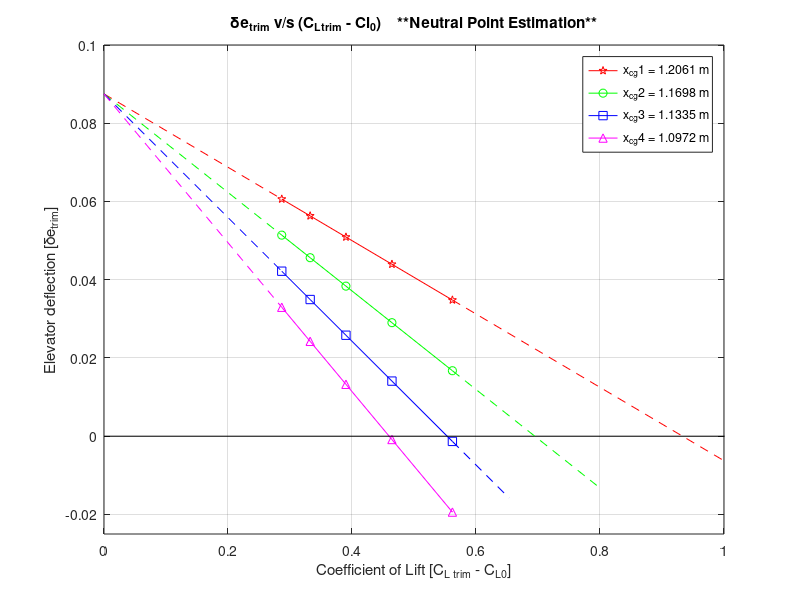
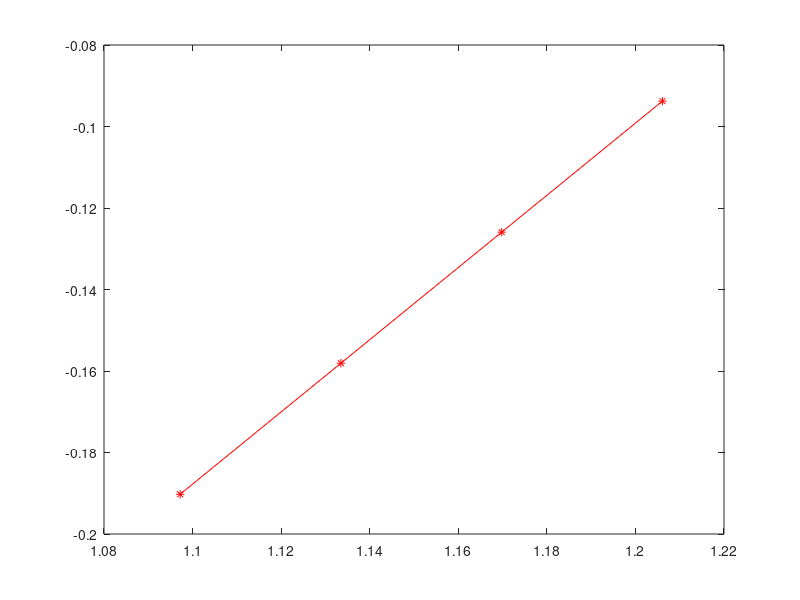

MATLAB code for these plots, in order: (Note: this script raises an error after producing the figures.)
clear all
close all
clc

%% Given Data
x_cg1 = 1.2061;
x_cg2 = 1.1698;
x_cg3 = 1.1335;
x_cg4 = 1.0972;

x1 = [0.561920037, 0.464396725, 0.390222248, 0.332497063, 0.286693896]; 
y1 = [0.034810312, 0.043954803, 0.050909939, 0.05632267, 0.060617506];

x2 = [0.561920037, 0.464396725, 0.390222248, 0.332497063, 0.286693896]; 
y2 = [0.016740062, 0.029020713, 0.038361154, 0.045630214, 0.051397991]; 

x3 = [0.561920037, 0.464396725, 0.390222248, 0.332497063, 0.286693896]; 
y3 = [-0.001330187, 0.014086622, 0.02581237, 0.034937759, 0.042178476]; 

x4 = [0.561920037, 0.464396725, 0.390222248, 0.332497063, 0.286693896]; 
y4 = [-0.019400436, -0.000847468, 0.013263586, 0.024245304, 0.032958961]; 

x = [x1; x2; x3; x4];
y = [y1; y2; y3; y4];

% figure(1)
figure('Name','Neutral Point Estimation');
plot(x(1,1:5),y(1,1:5), 'pentagram-r')
hold on
plot(x(2,1:5),y(2,1:5), 'o-g')
hold on
plot(x(3,1:5),y(3,1:5), 'square-b')
hold on
plot(x(4,1:5),y(4,1:5), '^-m')
hold on

xlim([0, 1])
ylim([-0.025, 0.1])
grid on

%% If coordinates are needed in plot
% for i=1:4
%   for j=1:5
%     textString = sprintf('(%.4f,\n%.4f)', x(i,j), y(i,j));
%     text(x(i,j)-0.002, y(i,j)+0.005, textString, 'FontSize', 7);
%     hold on;
%   end
% end

%% %%%%%%%%%%%%%%%%%%%

p1 = polyfit(x1,y1,1);              % Finding slope and y axis intercept of line
p1(1);                              % Slope of Line
p1(2);                              % y intercept
CL_trim_1 = -p1(2)/p1(1);           % Trim angle of attack (x intercept)

x11 = [0, x1(5)];
y11 = p1(1)*x11 + p1(2);

x12 = [x1(1), CL_trim_1 + 0.1];
y12 = p1(1)*x12 + p1(2);

%%%%%%%%%%%%%%%%%%%%%

p2 = polyfit(x2,y2,1);
p2(1);    % Slope of Line
p2(2);    % y intercept
CL_trim_2 = -p2(2)/p2(1);

x21 = [0, x2(5)];
y21 = p2(1)*x21 + p2(2);

x22 = [x2(1), CL_trim_2 + 0.1];
y22 = p2(1)*x22 + p2(2);

%%%%%%%%%%%%%%%%%%%%%

p3 = polyfit(x3,y3,1);
p3(1);    % Slope of Line
p3(2);    % y intercept
CL_trim_3 = -p3(2)/p3(1);

x31 = [0, x3(5)];
y31 = p3(1)*x31 + p3(2);

x32 = [x3(1), CL_trim_3 + 0.1];
y32 = p3(1)*x32 + p3(2);

%%%%%%%%%%%%%%%%%%%%%%%

p4 = polyfit(x4,y4,1);
p4(1);    % Slope of Line
p4(2);    % y intercept
CL_trim_4 = -p4(2)/p4(1);

x41 = [0, x4(5)];
y41 = p4(1)*x31 + p4(2);

x42 = [x4(1), CL_trim_4 + 0.1];
y42 = p4(1)*x42 + p4(2);

%%%%%%%%%%%%%%%%%%%%%%%

plot([0, CL_trim_1 + 0.1],[0, 0],'k')
hold on

plot(x11,y11,'--r',x12,y12,'--r')
hold on
plot(x21,y21,'--g',x22,y22,'--g')
hold on
plot(x31,y31,'--b',x32,y32,'--b')
hold on
plot(x41,y41,'--m',x42,y42,'--m')
hold off

title('δe_t_r_i_m v/s (C_L_t_r_i_m - Cl_0)    **Neutral Point Estimation**')
xlabel('Coefficient of Lift [C_L_ _t_r_i_m - C_L_0]')
ylabel('Elevator deflection [δe_t_r_i_m]')
legend({'x_c_g1 = 1.2061 m','x_c_g2 = 1.1698 m','x_c_g3 = 1.1335 m','x_c_g4 = 1.0972 m'},'Location','northeast')

%%%%%%%%%%%%%%%%%%%%%%%

% figure(2)
figure('Name','Neutral Point Estimation');
x_cg = [x_cg1, x_cg2, x_cg3, x_cg4];
de_Cl = [p1(1), p2(1), p3(1), p4(1)];

plot(x_cg,de_Cl, '*-r')
hold on

%%%%%%%%%%%%%%%%%%%

p5 = polyfit(x_cg,de_Cl,1);
p5(1);    % Slope of Line
p5(2);    % y intercept
x_np = -p5(2)/p5(1);
x_npr = round(x_np,4);
fprintf('The neutral point (x_np) of aircraft is at %.4f m from leading edge of mean aerodynamic chord.\n', x_npr);

%%%%%%%%%%%%%%%%%%%

x_cg_1 = [x_cg(4) - 0.1, x_cg(4)];
de_Cl_1 = p5(1)*x_cg_1 + p5(2);

x_cg_2 = [x_cg(1), x_np + 0.05];
de_Cl_2 = p5(1)*x_cg_2 + p5(2);

%%%%%%%%%%%%%%%%%%%

plot([x_cg(4) - 0.1, x_np + 0.05],[0, 0],'k')
hold on
plot(x_cg_1,de_Cl_1,'--r',x_cg_2,de_Cl_2,'--r')
hold on
plot(x_np,0,'pentagramb')
xlim([x_cg(4) - 0.1, x_np + 0.05])
ylim([-0.025, 0.1])
grid on

title('∂δe/∂C_L v/s x_c_g    **Neutral Point Estimation**')
xlabel('Location of C.G. from leading edge of mean aerodynamic chord [x_c_g in m]')
ylabel('(∂δe/∂C_L)_t_r_i_m')

%% If coordinates are needed in plot
for i=1:4
    textString = sprintf('(%.4f, %.4f)', x_cg(i), de_Cl(i));
    text(x_cg(i), de_Cl(i)-0.009, textString, 'FontSize', 10);
    hold on;
end

textString = sprintf('x_n_p = \n%.4f', x_np);
text(x_np, -0.025, textString, 'FontSize', 10);

hold off
